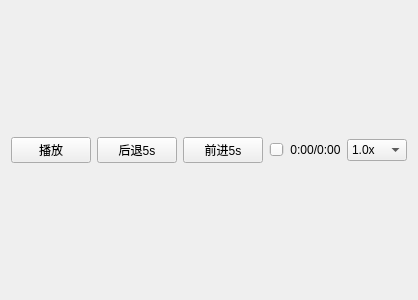
<?xml version="1.0" encoding="UTF-8"?>
<ui version="4.0">
 <class>ControlWidVideo</class>
 <widget class="QWidget" name="ControlWidVideo">
  <property name="geometry">
   <rect>
    <x>0</x>
    <y>0</y>
    <width>400</width>
    <height>300</height>
   </rect>
  </property>
  <property name="windowTitle">
   <string>Form</string>
  </property>
  <layout class="QGridLayout" name="gridLayout">
   <item row="0" column="0">
    <layout class="QHBoxLayout" name="horizontalLayout">
     <item>
      <widget class="QPushButton" name="pushButton">
       <property name="text">
        <string>播放</string>
       </property>
      </widget>
     </item>
     <item>
      <widget class="QPushButton" name="backBtn">
       <property name="toolTip">
        <string>后退5秒</string>
       </property>
       <property name="text">
        <string>后退5s</string>
       </property>
      </widget>
     </item>
     <item>
      <widget class="QPushButton" name="forwardBtn">
       <property name="toolTip">
        <string>前进5秒</string>
       </property>
       <property name="text">
        <string>前进5s</string>
       </property>
      </widget>
     </item>
     <item>
      <widget class="QSlider" name="horizontalSlider">
       <property name="orientation">
        <enum>Qt::Orientation::Horizontal</enum>
       </property>
      </widget>
     </item>
     <item>
      <widget class="QLabel" name="timeLabel">
       <property name="text">
        <string>0:00/0:00</string>
       </property>
       <property name="alignment">
        <set>Qt::AlignCenter</set>
       </property>
      </widget>
     </item>
     <item>
      <widget class="QComboBox" name="speedComboBox">
       <property name="toolTip">
        <string>播放倍速</string>
       </property>
       <property name="currentIndex">
        <number>2</number>
       </property>
       <item>
        <property name="text">
         <string>0.5x</string>
        </property>
       </item>
       <item>
        <property name="text">
         <string>0.75x</string>
        </property>
       </item>
       <item>
        <property name="text">
         <string>1.0x</string>
        </property>
       </item>
       <item>
        <property name="text">
         <string>1.25x</string>
        </property>
       </item>
       <item>
        <property name="text">
         <string>1.5x</string>
        </property>
       </item>
       <item>
        <property name="text">
         <string>2.0x</string>
        </property>
       </item>
      </widget>
     </item>
    </layout>
   </item>
  </layout>
 </widget>
 <resources/>
 <connections/>
</ui>
